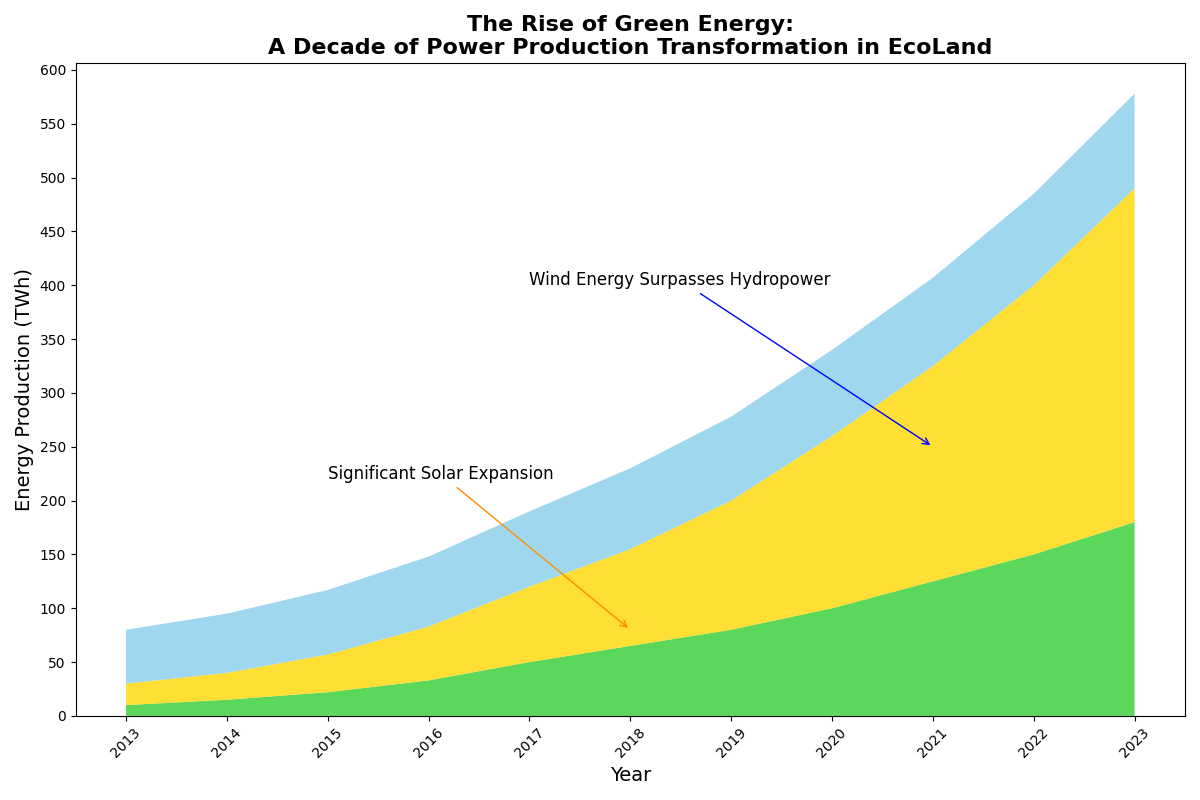

Python code for this plot:
import matplotlib.pyplot as plt
import numpy as np

years = np.arange(2013, 2024)
solar_energy = np.array([10, 15, 22, 33, 50, 65, 80, 100, 125, 150, 180])
wind_energy = np.array([20, 25, 35, 50, 70, 90, 120, 160, 200, 250, 310])
hydro_energy = np.array([50, 55, 60, 65, 70, 75, 78, 80, 82, 85, 88])

energy_data = np.vstack([solar_energy, wind_energy, hydro_energy])

plt.figure(figsize=(12, 8))

# Shuffle the color order for the stacked area plot
plt.stackplot(years, energy_data, colors=['#32CD32', '#FFD700', '#87CEEB'], alpha=0.8)

plt.title("The Rise of Green Energy:\nA Decade of Power Production Transformation in EcoLand", fontsize=16, weight='bold')
plt.xlabel("Year", fontsize=14)
plt.ylabel("Energy Production (TWh)", fontsize=14)
plt.xticks(years, rotation=45)
plt.yticks(np.arange(0, 601, 50))

plt.annotate("Significant Solar Expansion", xy=(2018, 80), xytext=(2015, 220),
             arrowprops=dict(arrowstyle="->", connectionstyle="arc3", color='darkorange'), fontsize=12)

plt.annotate("Wind Energy Surpasses Hydropower", xy=(2021, 250), xytext=(2017, 400),
             arrowprops=dict(arrowstyle="->", connectionstyle="arc3", color='blue'), fontsize=12)

plt.tight_layout()
plt.show()
